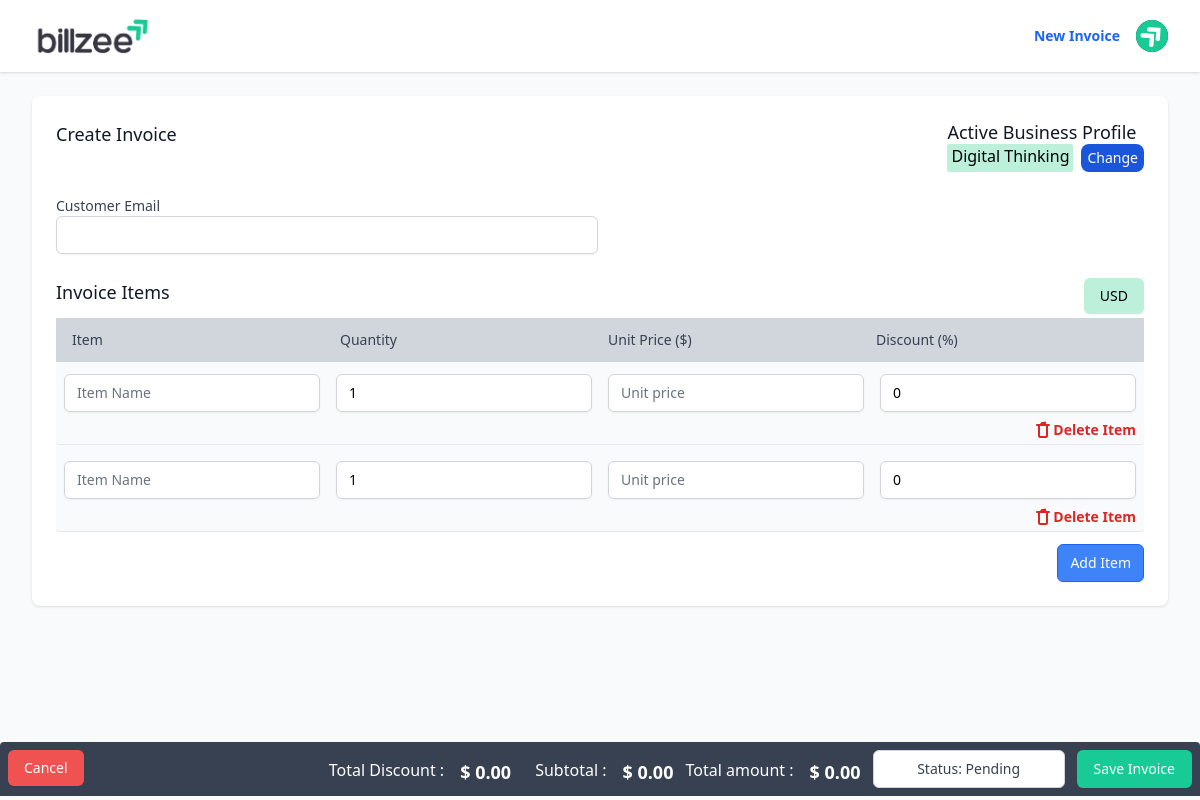
The app's page /invoices/create/ (signed in), older data.
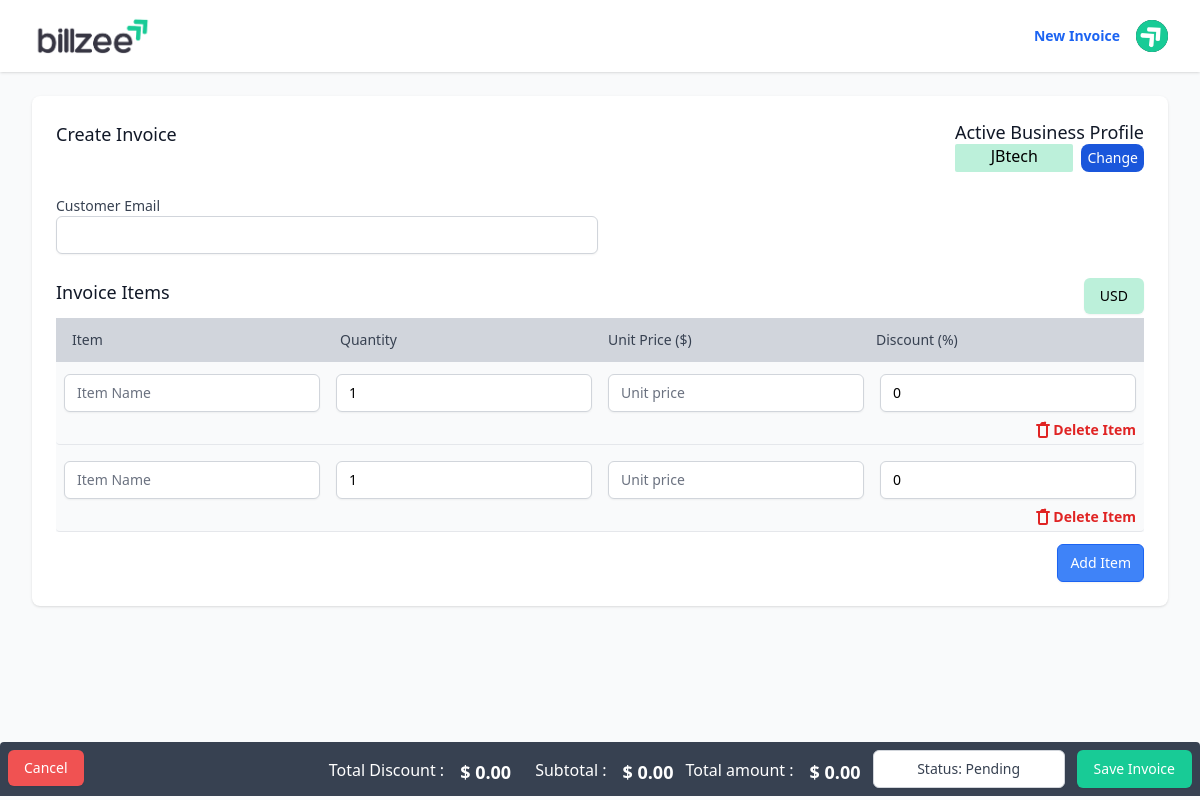
The same page, newer data.
### users/models.py (models this page shows, shortened)
class Profile(models.Model):
    user = models.ForeignKey(CustomUser, on_delete=models.CASCADE, related_name='profiles')
    is_active = models.BooleanField(default=False)
    company_name = models.CharField(max_length=100)
    company_email = models.EmailField()
    password = models.CharField(max_length=128, default='')
    phone_number = models.CharField(max_length=20)
    address = models.TextField()
    city = models.CharField(max_length=100, blank=True)
    state = models.CharField(max_length=100, blank=True)
    country = models.CharField(max_length=100)
    pin_or_zip = models.CharField(max_length=7, blank=True)
    gst_id = models.CharField(max_length=20, blank=True)
    created_at = models.DateTimeField(auto_now_add=True)
    updated_at = models.DateTimeField(auto_now=True)
    class Meta:
        constraints = [
            models.UniqueConstraint(
                fields=['user', 'is_active'],
                condition=models.Q(is_active=True),
                name='unique_active_profile'
            )
        ]

### invoices/views.py (the view)
# urls.py: path('create/', views.invoice_create, name='create'),
@login_required
def invoice_create(request):
    active_profile = Profile.objects.filter(user=request.user, is_active=True).first()
    profiles = Profile.objects.filter(user=request.user)
    customers = InvoiceCustomer.objects.all().values_list('customer_name', 'customer_email', 'customer_contact', 'customer_address', 'customer_country', 'customer_zip', 'customer_state', 'customer_city').distinct().order_by('customer_name')
    latest_products = Product.objects.values('item_name').annotate(max_id=Max('invoice_item_id')).order_by()
    products = Product.objects.filter(invoice_item_id__in=[p['max_id'] for p in latest_products]).values_list('item_name', 'item_price', flat=False).order_by('item_name')
    if not active_profile:
        messages.warning(request, 'Please set up and activate a business profile before creating invoices.')
        return redirect('users:profile_list')
    if request.method == 'POST':
        print(request.POST)
        form = InvoiceForm(request.POST)
        formset = InvoiceItemFormSet(request.POST, queryset=InvoiceItem.objects.none())
        if form.is_valid() and formset.is_valid():
            invoice = form.save(commit=False)
            invoice.user = request.user
            invoice.profile = active_profile
            invoice.save()
            instances = formset.save(commit=False)
            for instance in instances:
                instance.invoice = invoice
                instance.save()
            messages.success(request, 'Invoice created successfully.')
            return redirect('invoices:detail', pk=invoice.pk)
            pass
        else:
            print("Form errors:", form.errors)
            print("Formset errors:", formset.errors)
    else:
        initial_billing_date = date.today()
        initial_due_date = date.today() + timedelta(days=4)
        form = InvoiceForm(initial={
            'billing_date': initial_billing_date,
            'due_date': initial_due_date
        })
        formset = InvoiceItemFormSet(queryset=InvoiceItem.objects.none())
    return render(request, 'invoices/invoice_form.html', {
        'form': form,
        'formset': formset,
        'title': 'Create Invoice',
        'active_profile': active_profile,
        'profiles': profiles,
        'customers': customers,
        'products': products,
        'latest_products': latest_products,
    })

### templates/invoices/invoice_form.html (shortened to what the changed rows need)
{% extends 'base.html' %}
{% block content %}
<div class="bg-white shadow sm:rounded-lg mb-10">
    <div class="px-4 py-5 sm:p-6">
        <div class="flex justify-between">
        <h2 class="text-lg font-medium text-gray-900">{{ title }}</h2>
        <div class="">
            <div class="flex justify-between gap-x-2">
            <span class="bg-green-200 {% if invoice.id %}w-12/12{% else %}w-8/12{% endif %} text-center rounded-sm align-middle px-1 ">{{ active_profile.company_name }}</span>
            <button data-modal-target="default-modal" data-modal-toggle="default-modal" class="block text-white bg-blue-700 hover:bg-blue-800 focus:ring-4 focus:outline-none focus:ring-blue-300 font-medium rounded-lg text-sm px-1.5 p-1 text-center dark:bg-blue-600 dark:hover:bg-blue-700 dark:focus:ring-blue-800" type="button" {% if invoice.id %} style="display: none;" {% endif %} >
                Change
              </button>
            </div>
        </div>
        </div>
    </div>
</div>
{% endblock %}

Row changes from the older to the newer data that the page shows:
no longer on this page (row edited): Profile: company_name "Digital Thinking"
now on this page (row edited): Profile: company_name "JBtech"
